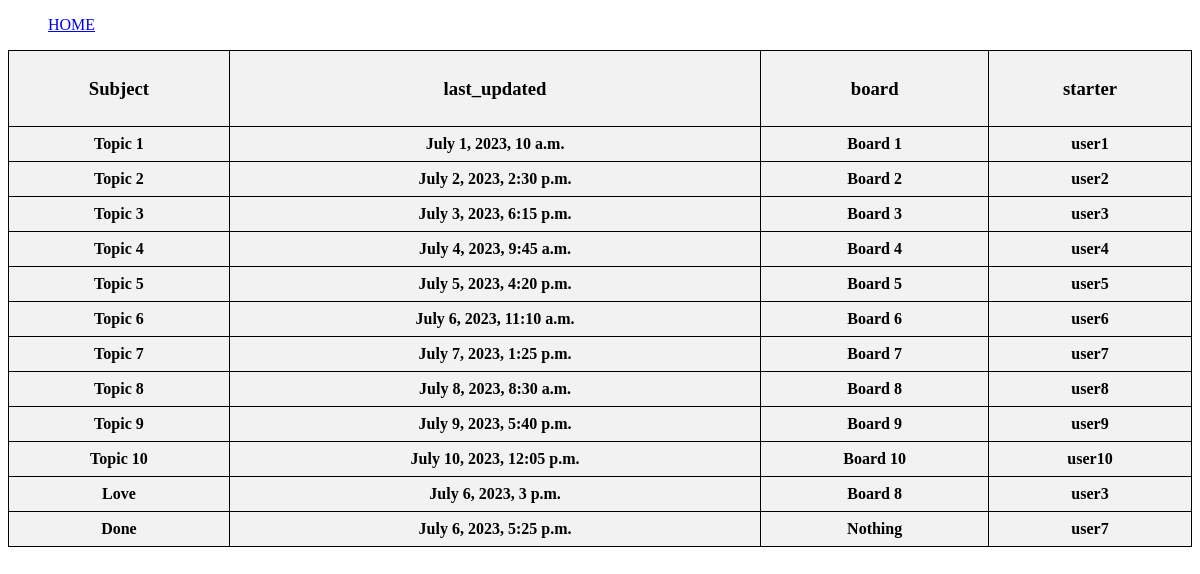
The app's page /web_app/board/ with its own data.
### web_app/models.py (models this page shows, shortened)
class Topic(models.Model):
    subject = models.CharField(max_length=255)
    last_updated = models.DateTimeField(auto_now_add=True)
    board = models.ForeignKey(Board, related_name='topics', on_delete=models.CASCADE)
    starter = models.ForeignKey(User, related_name='topics', on_delete=models.CASCADE)

class Board(models.Model):
    name = models.CharField(max_length=30, unique=True)
    description = models.CharField(max_length=100)
    def __str__(self):
        return self.name

### web_app/views.py (the view)
# urls.py: path('board/', views.topic_data),
def topic_data(request):
    topics = Topic.objects.all()
    return render(request, 'board_topic.html', {'topics':topics})

### web_app/templates/board_topic.html (shortened to what this page needs)
<!DOCTYPE html>
<html>
<head>
</head>
<ul class="navigation">
    <li><a href="/web_app/">HOME</a></li>
  </ul>
<body>
    <table>
        <thead>
            <tr>
                <th><h3><b>Subject</b></h3></th>
                <th><h3><b>last_updated</b></h3></th>
                <th><h3><b>board</b></h3></th>
                <th><h3><b>starter</b></h3></th>
            </tr>
            {% for item in topics %}
            <tr>
                <th>{{ item.subject }}</th>
                <th>{{ item.last_updated }}</th>
                <th>{{ item.board }}</th>
                <th>{{ item.starter }}</th>
            </tr>
            {% endfor %}
    </table>
</body>
</html>

### web_app/templates/board_topic.html (style rules this page uses)
.navigation li { display: inline-block; margin-right: 10px; }
table { border-collapse: collapse; width: 100%; }
th, td { border: 1px solid black; padding: 8px; }
th { background-color: #f2f2f2; }

### records on screen
Topic: subject "Topic 1", last_updated "July 1, 2023, 10 a.m.", board "Board 1", starter "user1"
Topic: subject "Topic 2", last_updated "July 2, 2023, 2:30 p.m.", board "Board 2", starter "user2"
Topic: subject "Topic 3", last_updated "July 3, 2023, 6:15 p.m.", board "Board 3", starter "user3"
Topic: subject "Topic 4", last_updated "July 4, 2023, 9:45 a.m.", board "Board 4", starter "user4"
Topic: subject "Topic 5", last_updated "July 5, 2023, 4:20 p.m.", board "Board 5", starter "user5"
Topic: subject "Topic 6", last_updated "July 6, 2023, 11:10 a.m.", board "Board 6", starter "user6"
Topic: subject "Topic 7", last_updated "July 7, 2023, 1:25 p.m.", board "Board 7", starter "user7"
Topic: subject "Topic 8", last_updated "July 8, 2023, 8:30 a.m.", board "Board 8", starter "user8"
Topic: subject "Topic 9", last_updated "July 9, 2023, 5:40 p.m.", board "Board 9", starter "user9"
Topic: subject "Topic 10", last_updated "July 10, 2023, 12:05 p.m.", board "Board 10", starter "user10"
Topic: subject "Love", last_updated "July 6, 2023, 3 p.m.", board "Board 8", starter "user3"
Topic: subject "Done", last_updated "July 6, 2023, 5:25 p.m.", board "Nothing", starter "user7"
